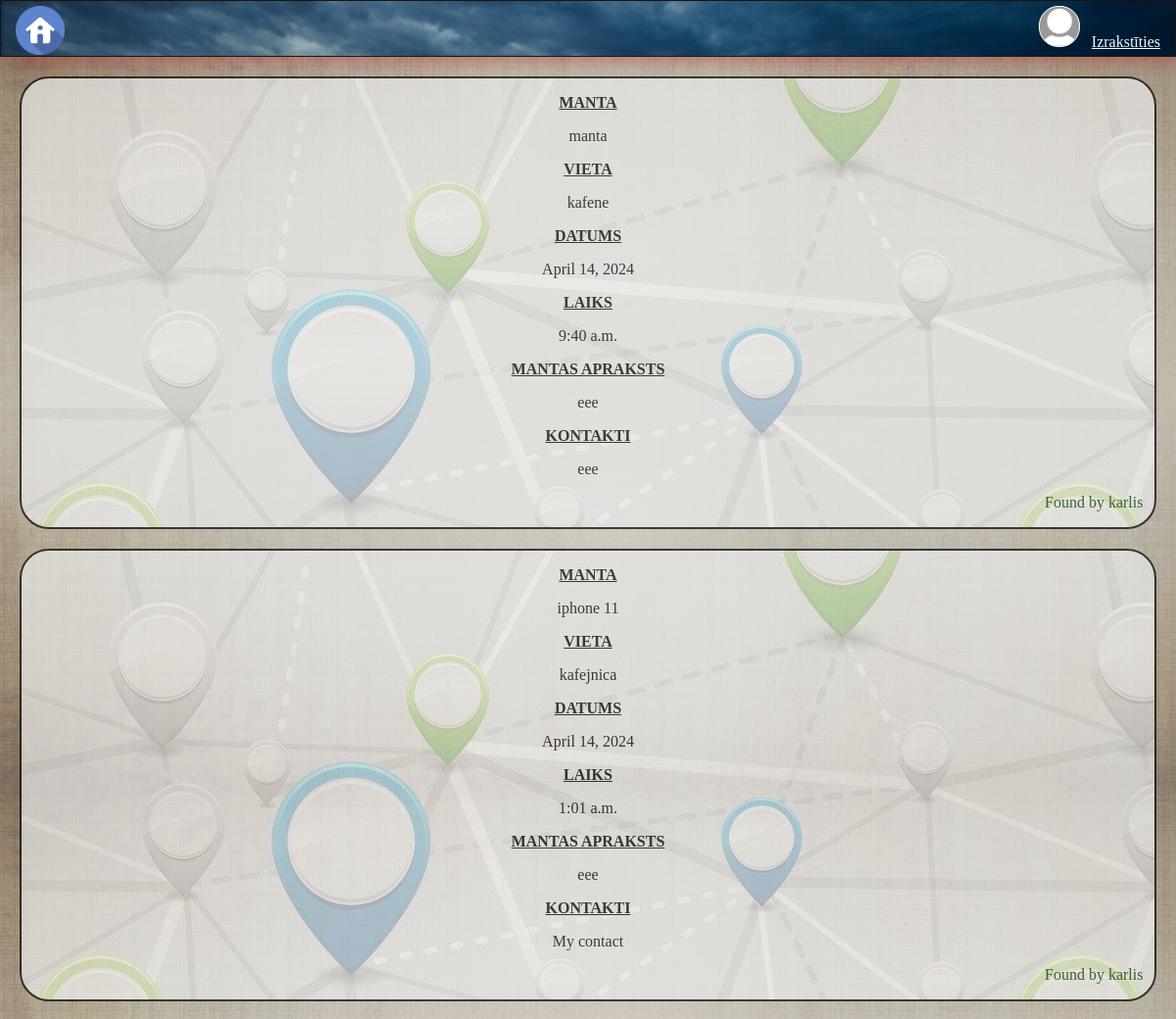
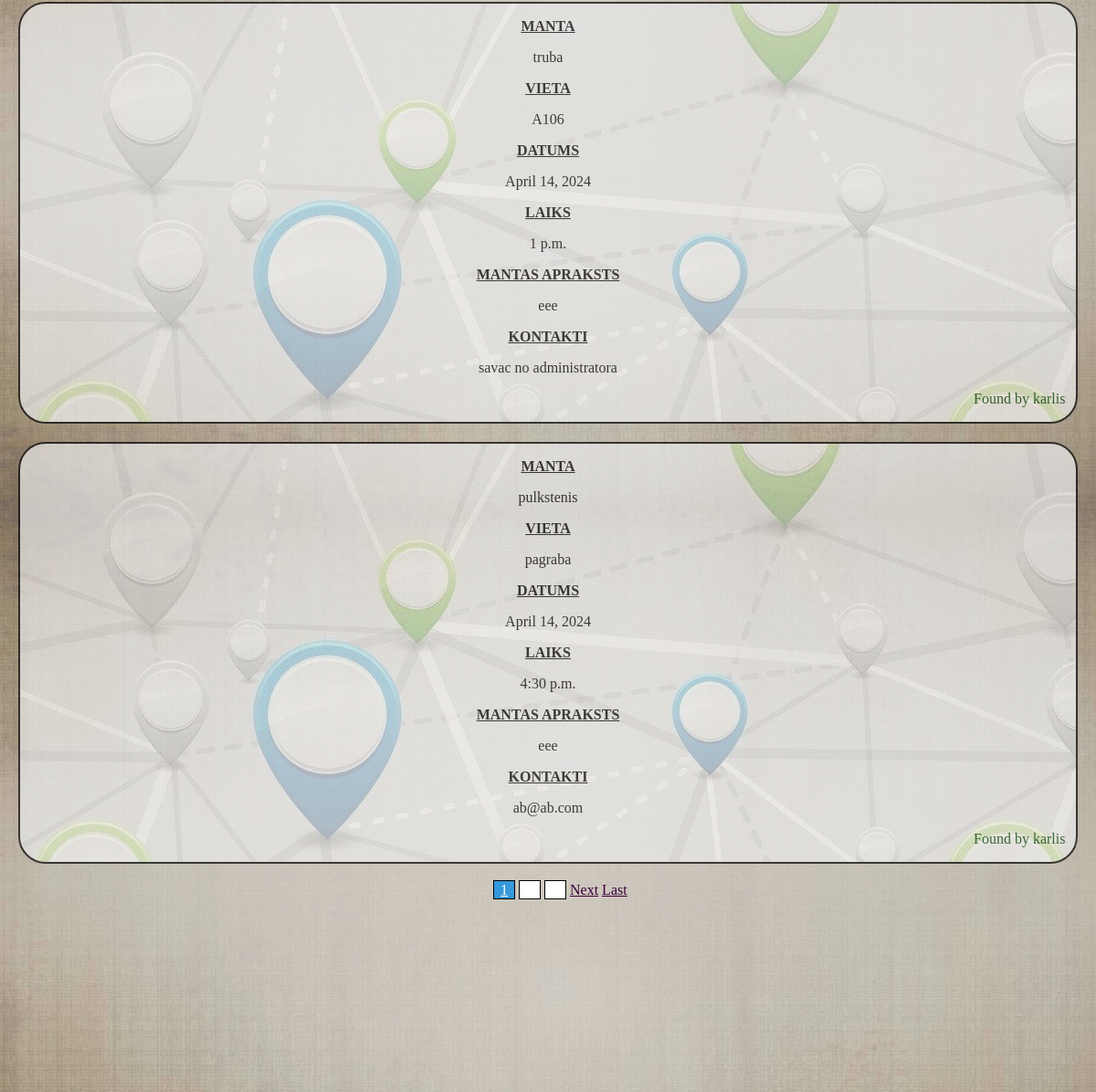
The page /foundList/ (signed in, upper part) on the database as committed earlier (2 pictures, top to bottom).
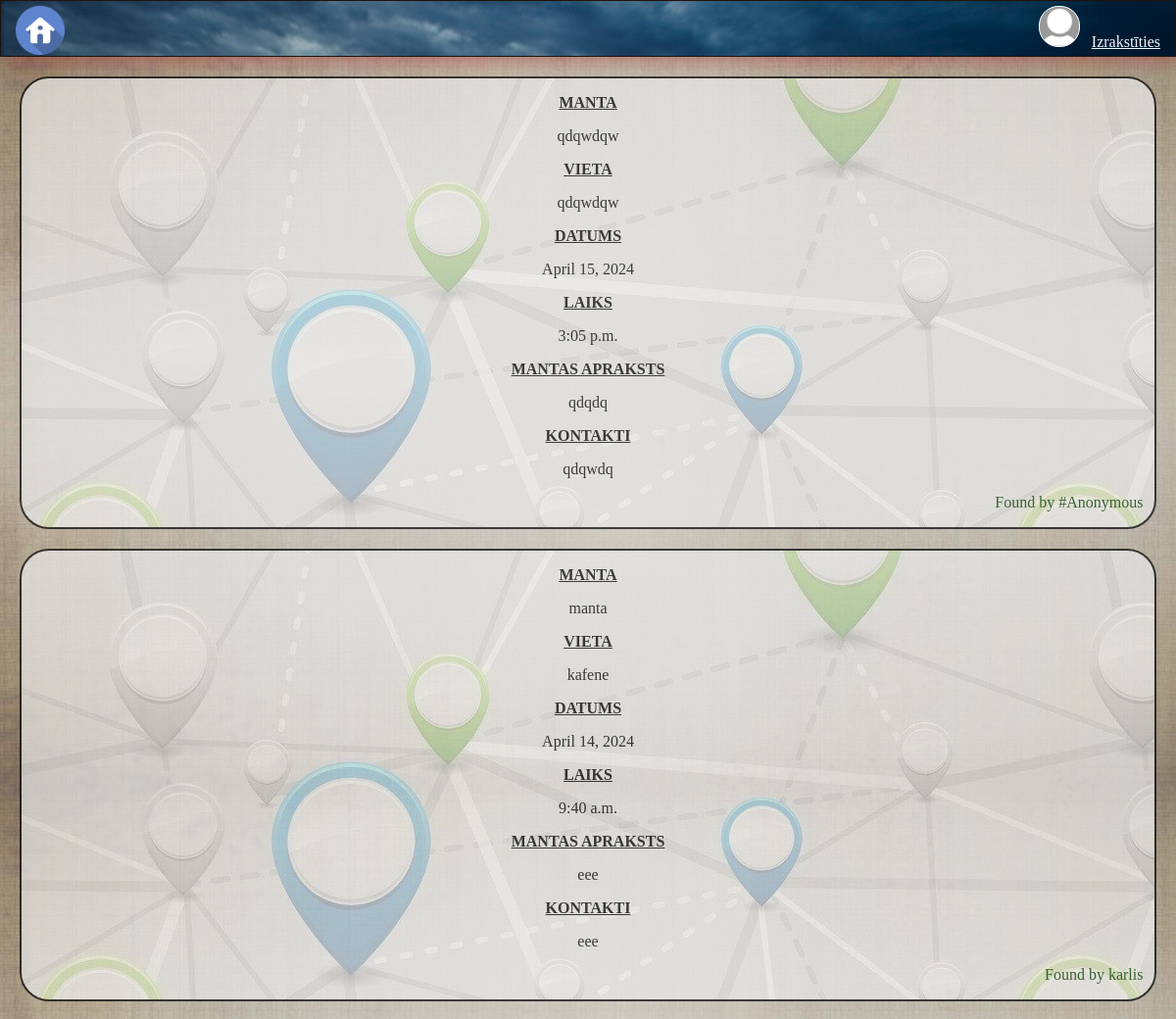
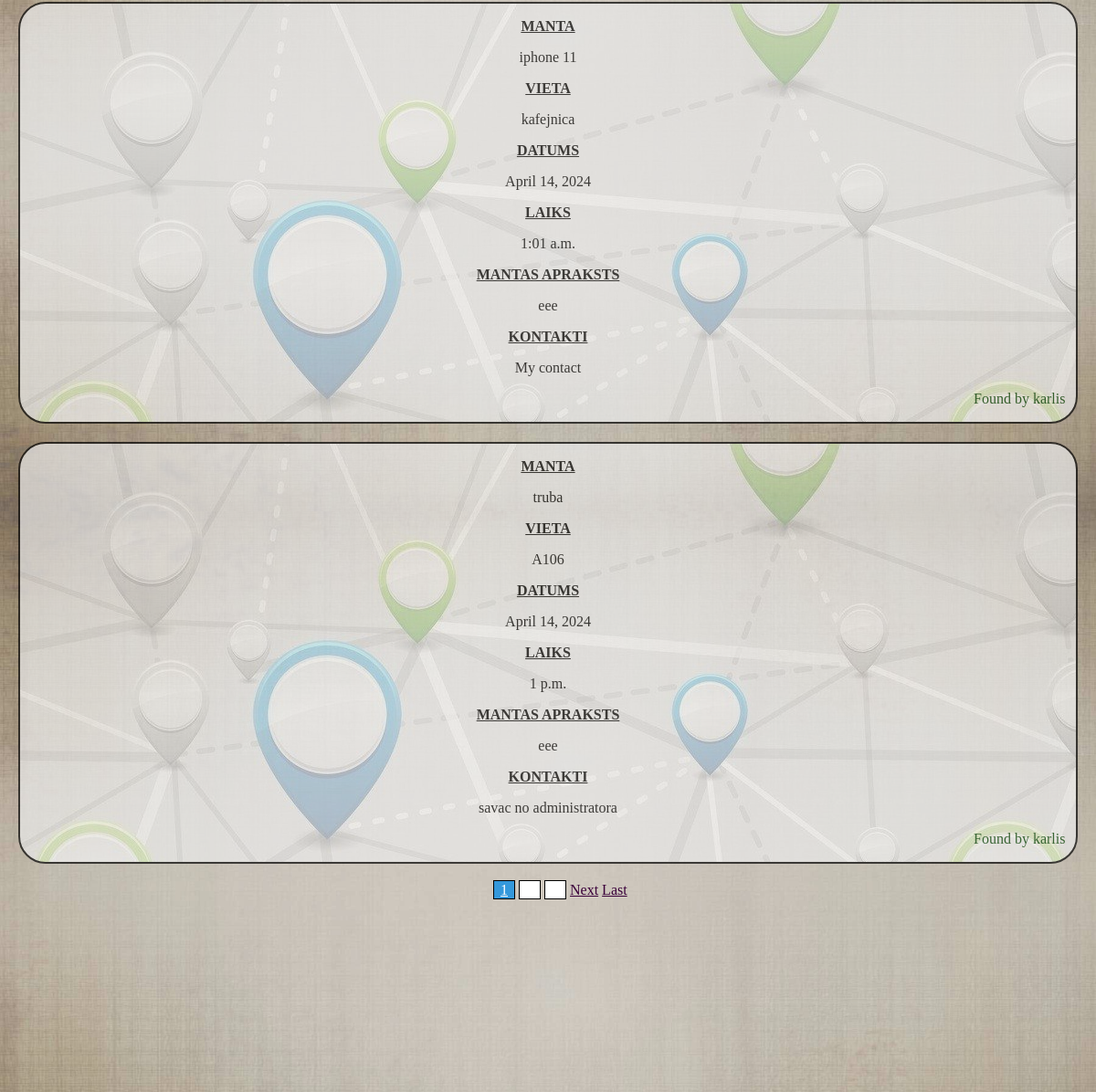
The same page on the database as committed later (2 pictures, top to bottom).
### lost/models.py (models this page shows, shortened)
class itemfound(models.Model):
    product_title = models.CharField(max_length=100)
    place = models.TextField(default='Found this item near ..')
    date = models.DateField()
    time=models.TimeField()
    description = models.TextField()
    contactme = models.CharField(max_length=150,default='email')
    username=models.CharField(max_length=100,blank=True,default='NULL')

### lost/views.py (the view)
# urls.py: path('foundList/',found_view,name='found_list'),
@login_required
def found_view(request,*args,**kwargs):
    obj=itemfound.objects.all()
    obj1=list(reversed(obj))
    paginator=Paginator(obj1, 4)
    page=request.GET.get('page') # ?page=number
    objpic=Profile.objects.all()
    context={
        'object':paginator.get_page(page),
        'objectpic':objpic
        }
    return render(request,"foundlist.html",context)

### templates/foundlist.html (shortened to what this page needs)
{%include 'base.html'%}
{%include 'header.html'%}
{% load static %}
<div style="padding-bottom: 780px;">
{%for data in object%}
    <div class="list1 common">
        <p><u><b>MANTA</b></u></p>
        <p> {{data.product_title}}</p>
        <p><u><b>VIETA</b></u></p>
        <p>{{data.place}}</p>
        <p><u><b>DATUMS</b></u></p>
        <p>{{data.date}}</p>
        <p><u><b>LAIKS</b></u></p>
        <p>{{data.time}}</p>
        <p><u><b>MANTAS APRAKSTS</b></u></p>
        <p>{{data.description}}</p>
        <p><u><b>KONTAKTI</b></u></p>
        <p>{{data.contactme}}</p>
        {% if data.username != '' %}
            <p style="text-align: right; padding-right: 1%; color: rgb(1, 65, 1);">Found by {{data.username}}</p>
        {%else%}
            <p style="text-align: right; padding-right: 1%; color: rgb(1, 65, 1);">Found by #Anonymous</p>
        {% endif %}
    </div>
{%endfor%}
    {% for num in object.paginator.page_range %}
        {% if object.number == num %}
            {% if not object.has_previous %}
                <a class="current" href="?page={{ num }}" style="margin-left: 45%;">{{ num }}</a>
            {% else %}
                <a class="current" href="?page={{ num }}">{{ num }}</a>
            {% endif %}
        {% elif num > object.number|add:'-3' and num < object.number|add:'3' %}
            <a href="?page={{ num }}" class="pagenums">{{ num }}</a>
        {% endif %}
    {% endfor %}
    {% if object.has_next %}
        <a href="?page={{ object.next_page_number }}" class="pagenumslinks">Next</a>
        <a href="?page={{ object.paginator.num_pages }}" class="pagenumslinks">Last</a>
    {% endif %}
</div>

Rows that differ between the two databases and show on the page:
no longer on this page (row unchanged): itemfound: product_title "pulkstenis", place "pagraba", date "April 14, 2024", time "4:30 p.m.", description "eee", contactme "ab@ab.com", username "karlis"
added itemfound: product_title "qdqwdqw", place "qdqwdqw", date "April 15, 2024", time "3:05 p.m.", description "qdqdq", contactme "qdqwdq", username "Found by #Anonymous"
